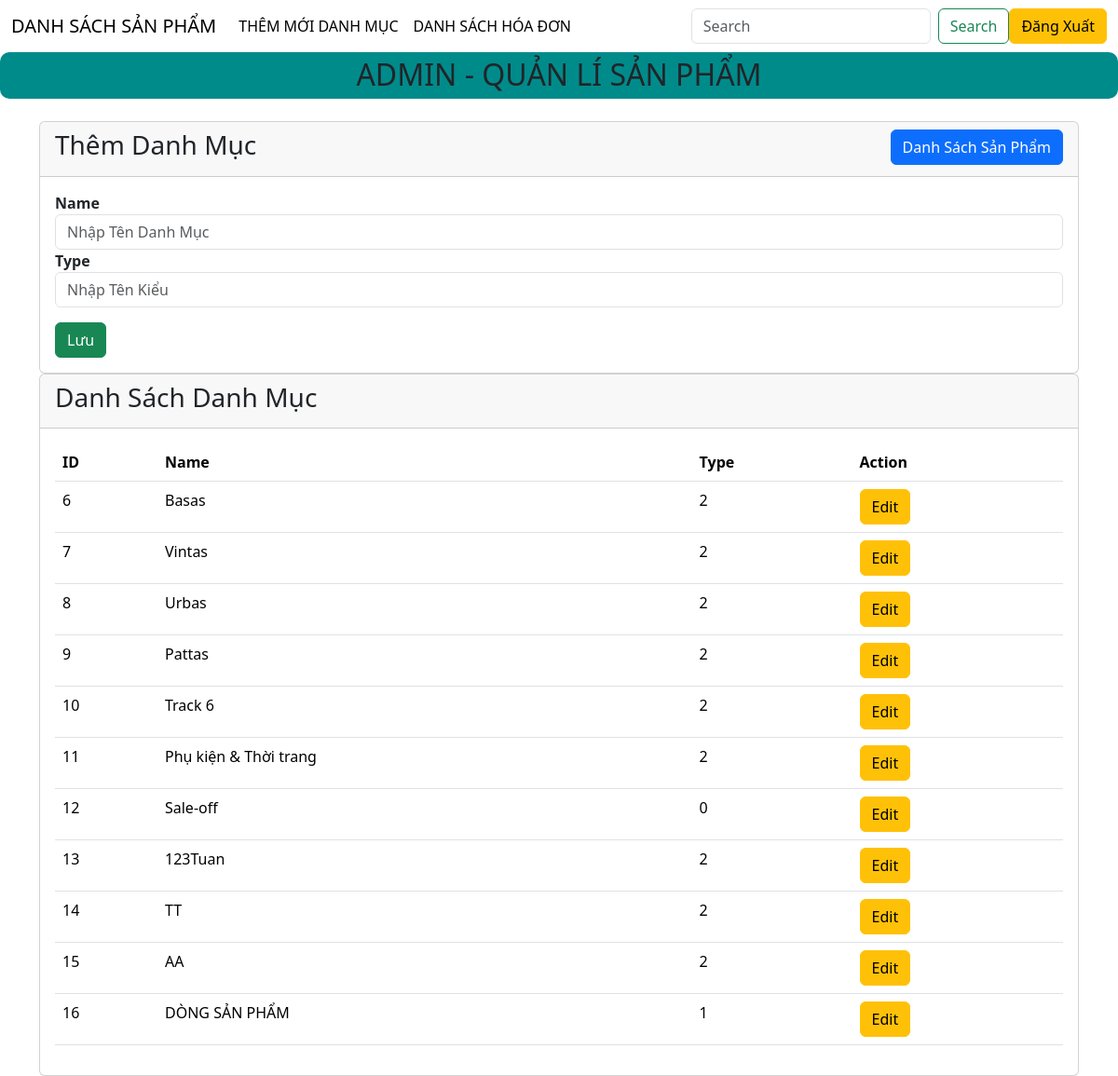
Screenshot of /admin/categories/create.php (signed in) with the database file from the repository.
### tables this page shows
CREATE TABLE `categories` (
  `id` int(11) NOT NULL,
  `name` varchar(255) NOT NULL,
  `type` int(11) NOT NULL
);

### app/models/Template.php (called while the page is built, shortened)
<?php
class Template
{
    public function render($view, $data = []) {
        extract($data);
        include BASE_PATH . 'app/view/blocks/' . $view . '.php';
        return ob_get_clean();
    }
}

### app/models/Category.php (called while the page is built, shortened)
<?php
class Category extends Database{
    public function getAllCategories(){
        $sql = parent::$connection->prepare('SELECT * FROM `categories`     ');
        return parent::select($sql);
    }
}

### app/models/Database.php (called while the page is built, shortened)
<?php
class Database{
    public function select($sql){
        $sql->execute();
        $items = $sql->get_result()->fetch_all(MYSQLI_ASSOC);
        return $items;
    }
}

### app/view/blocks/categories/create-category.php (the view, shortened to what this page needs)
<div class="container">
    <div class="card">
        <div class="card-header">
            <div class="row">
                <div class="col-md-6">
                    <h3>Thêm Danh Mục</h3>
                </div>
                <div class="col-md-6">
                    <a href="../index.php" class="btn btn-primary float-end">Danh Sách Sản Phẩm</a>
                </div>
            </div>
        </div>
        <div class="card-body">
            <form action="store.php" method="post" enctype="multipart/form-data">
                        <div class="form-group">
                            <strong>Name</strong>
                            <input type="text" class="form-control" name="categoryName" id="categoryName"  placeholder="Nhập Tên Danh Mục">
                        </div>
                        <div class="form-group">
                            <strong>Type</strong>
                            <input type="text" class="form-control" name="categoryType" id="categoryType"  placeholder="Nhập Tên Kiểu">
                        </div>
                        <div class="form-group">
                            <button type="submit" class="btn btn-success">Lưu</button>
                        </div>
            </form>
        </div>
    </div>
    <div class="card">
        <div class="card-header">
            <div class="row">
                <div class="col-md-6">
                    <h3>Danh Sách Danh Mục</h3>
                </div>
            </div>
        </div>
        <div class="card-body">
        <table class="table">
            <thead >
                <tr  class="table ">
                    <th scope="col">ID</th>
                    <th scope="col">Name</th>
                    <th scope="col">Type</th>
                    <th scope="col">Action</th>
                </tr>
            </thead>
            <tbody>
            <?php foreach ($categories as $category ) : ?>
                <tr>
                    <td><?php echo $category['id']?></td>
                    <td><?php echo $category['name']?></td>
                    <td><?php echo $category['type']?></td>
                    <td>
                        <a class="btn btn-warning" href="edit.php?id=<?php echo $category['id'] ?>">Edit</a>
                    </td>
                </tr>
                <?php endforeach; ?>
            </tbody>
        </table>
        </div>
    </div>
</div>

### rows the page displays
categories: id "6", name "Basas", type "2"
categories: id "7", name "Vintas", type "2"
categories: id "8", name "Urbas", type "2"
categories: id "9", name "Pattas", type "2"
categories: id "10", name "Track 6", type "2"
categories: id "11", name "Phụ kiện & Thời trang", type "2"
categories: id "12", name "Sale-off", type "0"
categories: id "13", name "123Tuan", type "2"
categories: id "14", name "TT", type "2"
categories: id "15", name "AA", type "2"
categories: id "16", name "DÒNG SẢN PHẨM", type "1"
